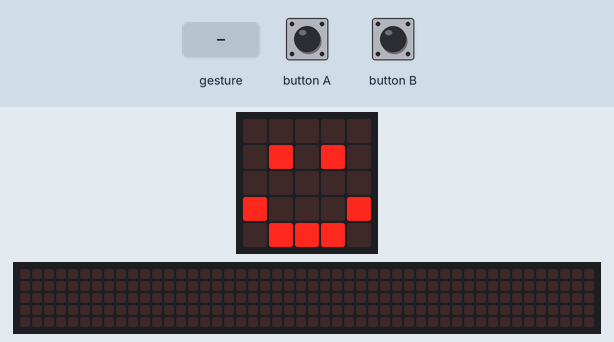
This program was run on a simulated BBC micro:bit (MakeCode). On the bench: the board's 5×5 LED display, a strip that is not on the board, showing the scrolling text unrolled. The inputs (shaded band) are chosen by the test bench. Random numbers come from a fixed seed; a tilt is held for 1.5 s and a shake lasts 1 s, then the board lies face up again; the 48×5 strip is a reading aid, not a part: it shows the text the display is scrolling, unrolled, one strip-width of it at a time.

Above: at 1.8 s.
1.9 s: button A pressed for 0.15 s
At 2.2 s:
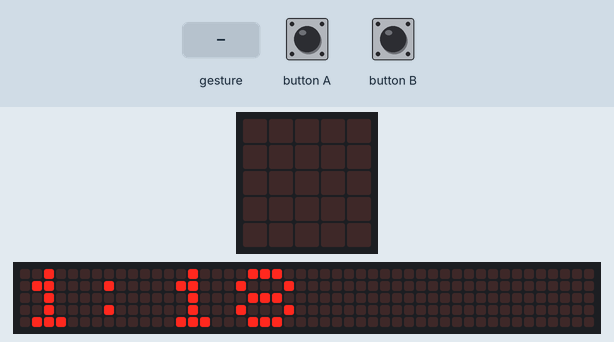
2.6 s: button B pressed for 0.15 s
3.3 s: button A pressed for 0.15 s
4.0 s: gesture 'shake'
At 4.37 s:
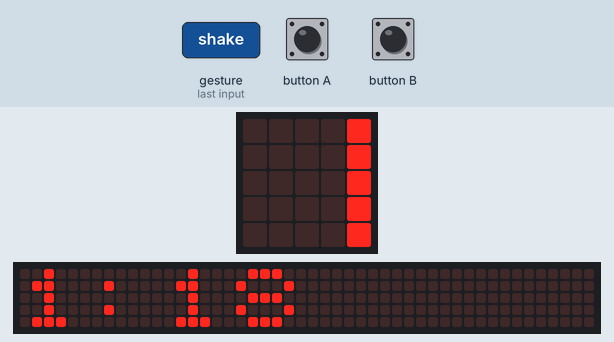
13.7 s: button A pressed for 0.15 s
At 14.02 s:
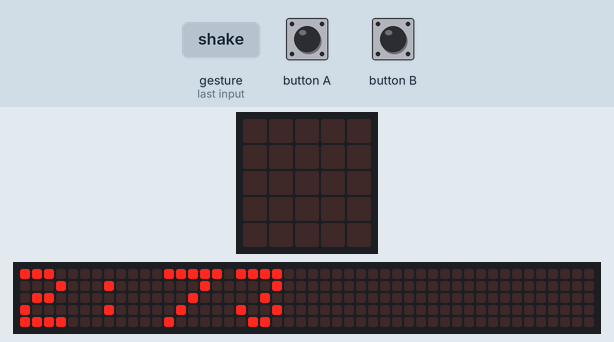
14.4 s: button B pressed for 0.15 s
At 17.57 s:
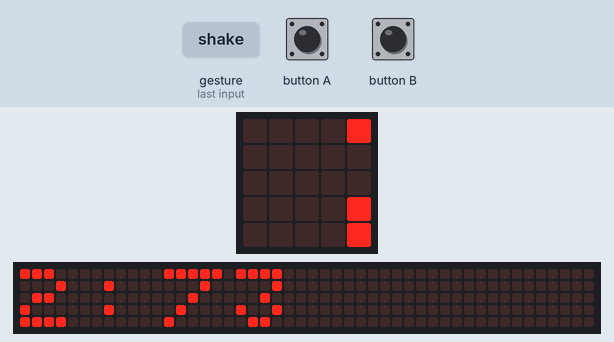

The program:

main.ts
```typescript
// (licence header left out)
// variables
const numberOne: number = randint(1, 99)
const numberTwo: number = randint(1, 99)

// setup
basic.clearScreen()
basic.showIcon(IconNames.Happy)

// on button A press
input.onButtonPressed(Button.A, function () {
  basic.clearScreen()
  basic.showString('1:' + (numberOne).toString())
  basic.showIcon(IconNames.Happy)
})

// on button B press
input.onButtonPressed(Button.B, function () {
  basic.clearScreen()
  basic.showString('2:' + (numberTwo).toString())
  basic.showIcon(IconNames.Happy)
})

// on Shake
input.onGesture(Gesture.Shake, function () {
  basic.clearScreen()
  if (numberOne < numberTwo) {
    basic.showString((numberOne).toString() + '<' + (numberTwo).toString())
  } else {
    basic.showString((numberOne).toString() + '>' + (numberTwo).toString())
  }

  basic.showIcon(IconNames.Sad)
})
```

Measured:
- after the input at 1.9 s, the display: changes after 0.15 s (image 1)
